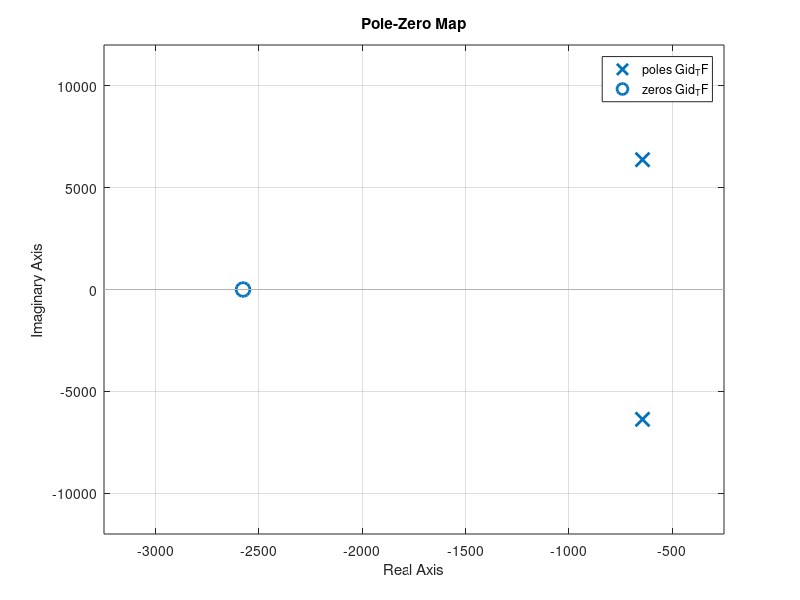
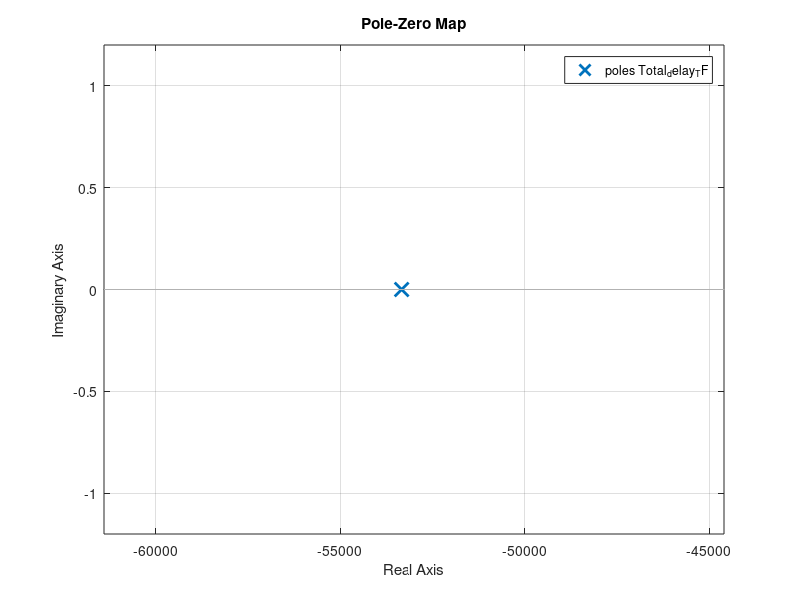
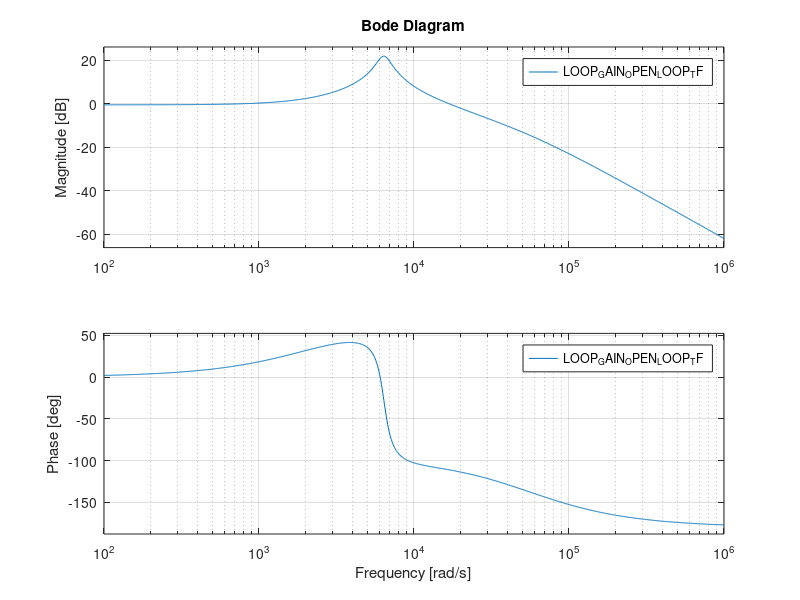

Recreate these plots in MATLAB, in order.
clc;
clear all;
close all
%syms  kp ki Immp D_cycle D_prime s Vout Gdo Ggo Wz Q Wo Rout Cout vg_hat L ZC ZR ZL Z_CR  Iout vout_hat L_ESR d_hat I Ztotal_series V_q I_q 
  
%%%%%%%%%%%%%%%%%$%%%%%%%%%%%%%%%%%%%%%%%%%%%%%%%%%%%%%%%%%%%%%%%%%%%%%%%%%%%%%%%%%%%%%%%%%
  

       %%%%%%%%%%%%%%% ARNOLD ALWAYS SYNCHRONISE VARIABLES%%%%%%%%%%%%%%%%%%


%%%%%%%%%%%%%%%%%%%%%%%%%%%%%%%%%%%%%%%%%%%%%%%%%%%%%%%%%%%%%%%%%%%%%%%%%%%%%%%%%%%%%%%%%%%%%%%%%%%%%%%%
%INITIALISAZTION AND ASSIGNMENT OF VARIABLES 

Vmppt = 17.6 ;  
Imppt = 3.69  ;
Vout = 60;
Rmppt = Vmppt/Imppt;
Rboost = Rmppt;

fs = 80e3  ;
Ts = 1/fs ;
  
Rout = Rboost/((Vmppt/Vout)^2 )

D_cycle= 1- (sqrt(Rboost/Rout))
D_prime = 1-D_cycle;

Cout= 14e-06 ;
L_ESR=1.38e-3;
L = 150e-06;

I_q =Imppt;


fo = (D_prime)/(2*pi*sqrt(L*Cout))    %Resonant Freq
Wo = (D_prime)/(sqrt(L*Cout)) 

Zeta = L*Wo/(2*Rout*(D_prime)^2)  % The L_eff seen = L/Dprime^2    thats why we have the Dprime appering in teh Damping Ratio Equation  
 
Wd = Wo*sqrt(1-Zeta^2)

f_RHPZ_hz = (Rout*(D_prime)^2)/(2*pi*L)
f_RHPZ_rad = (Rout*(D_prime)^2)/(L)

%%%%%%%%%%%%%%%%%%%%%%%%%%%%%%%%%%%%%%%%%%%%%%%%%%%%%%%%%%%%%%%%%%%%%%%%%%%%
%Time constants and GAIN values

TL_2=L/Rout*(D_prime)^2
T_L = L/L_ESR       %  *(D_prime)^2;
T_C = Rout*Cout;
Kp_L=0.001;
Ki_L= Kp_L/T_L; 

TAU_EXP = 1/(1.0e+04 * 0.0556)



%%%%%%%%%%%%%%%%%%%%%%%%%%%%%%%%%%%%%%%%%%%%%%%%%%%%%%%%%%%%%%%%%%%%%%%%%%%



% Gc_id_wthout_kp_num = [T_L 1];
% Gc_id_wthout_kp_den = [T_L];
% Gc_id_wthout_kp_TF = tf(Gc_id_wthout_kp_num, Gc_id_wthout_kp_den )

% figure('Name','Bode For Gc_id_TF ')
% bode(Gc_id_TF)
% figure('Name','Root Locus For Gc_id_TF ')
% rlocus(Gc_id_TF)
% figure('Name','pzmap For Gc_id_TF ')
% pzmap(Gc_id_TF )    %poles and zeros 
% figure('Name','Nyquist For Gc_id_TF ')
% nyquist(Gc_id_TF )



%%%%%%%%%%%%%%%%%%%%%%%%%%%%%%%%%%%%%%%%%%%%%%%%%%%%%%%%%%%%%%%%%%%%%%%%%%%
%Duty to Inductor Current Transfer Functions 



%Gid_num = [Vout*Cout     Vout/Rout+D_prime*I_q ];
%Gid_den =  [Cout*L    L/Rout  D_prime^2];
%Gid_TF = tf(Gid_num , Gid_den)


Gid_main = 2*Vout/((1-D_cycle)^2*Rout)
Gid_num = [Gid_main*(Rout*Cout/2)  Gid_main];
Gid_den = [L*Cout/(1-D_cycle)^2  L/(Rout*(1-D_cycle)^2)  1 ];
Gid_TF =tf(Gid_num , Gid_den)


%step(Gid_TF)




% step(Gid_TF)
% figure('Name','Bode For Gid_TF')
% bode(Gid_TF)
%figure('Name','Root Locus For Gid_TF ')
 %rlocus(Gid_TF )
 figure('Name','pzmap For Gid_TF ')
 pzmap(Gid_TF )    %poles and zeros 
% figure('Name','Nyquist For  Gid_TF ')
% nyquist(Gid_TF )
% grid on 

%%%%%%%%%%%%%%%%%%%%%%%%%%%%%%%%%%%%%%%%%%%%%%%%%%%%%%%%%%%%%%%%%%%%%%%%%%%
%%%%%%%%%%%%%%%%%%%%%%%%%%%%%%%%%%%%%%%%%%%%%%%%%%%%%%%%%%%%%%%%%%%%%%%%%%%
%Delays

Total_delay_num = [ 1]
Total_delay_den = [1.5*Ts  1]
Total_delay_TF = tf(Total_delay_num, Total_delay_den);


% figure('Name','Bode For Total_delay_TF')
% bode(Total_delay_TF)
% figure('Name','Root Locus For Total_delay_TF ')
% rlocus(Total_delay_TF)
 figure('Name','pzmap For Total_delay_TF ')
pzmap(Total_delay_TF )    %poles and zeros 
% figure('Name','Nyquist For  Total_delay_TF ')
% nyquist(Total_delay_TF )
% grid on 


% controlSystemDesigner(Gid_TF_Total_delay)
% pole(Gid_TF_Total_delay)
% zero(Gid_TF_Total_delay)
%%%%%%%%%%%%%%%%%%%%%%%%%%%%%%%%%%%%%%%%%%%%%%%%%%%%%%%%%%%%%%%%%%%%%%%%%%%
%Controller 

kp = 0.0376;
ki =0; 

Gc_id_TF_num = [kp ki]
Gc_id_TF_den = [1 0]
Gc_id_TF = tf(Gc_id_TF_num, Gc_id_TF_den);

%-
% ,pzmap(Gc_id_TF)

%%%%%%%%%%%%%%%%%%%%%%%%%%%%%%%%%%%%%%%%%%%%%%%%%%%%%%%%%%%%%%%%%%%%%%%%%%%
%Gid Combined with delay 

Gid_TF_Total_delay = Gid_TF*Total_delay_TF;

k= 0:0.0001:25;

% Gid_Controller = PI_TF*Gid_TF
%Gid_Controller= simplifyFraction(Vout*Cout*s  + Vout/Rout+D_prime*I_q / (Cout*L*s^2 + s^2*L/Rout +D_prime^2 ))


% figure('Name','Root Locus For   For Gid + Total_delay_TF ')
% rlocus( Gid_TF_Total_delay,k)
% figure('Name','Bode For   For Gid + Total_delay_TF ')
% bode( Gid_TF_Total_delay)
% 
%figure('Name','Step For   For Gid + Total_delay_TF + Gc_id_TF ')
%step(Gid_TF_Total_delay*Gc_id_TF ) 
% figure
% step(Gid_TF_Total_delay ) 
% figure
% pzmap(Gid_TF_Total_delay )
% controlSystemDesigner(Gid_TF_Total_delay )
%%%%%%%%%%%%%%%%%%%%%%%%%%%%%%%%%%%%%%%%%%%%%%%%%%%%%%%%%%%%%%%%%%%%%%%%%%%







%%%%%%%%%%%%%%%%%%%%%%%%%%%%%%%%%%%%%%%%%%%%%%%%%%%%%%%%%%%%%%%%%%%%%%%%%%%%
%Open and Closed Loop Gain 


LOOP_GAIN_OPEN_LOOP_TF = Gc_id_TF*Gid_TF*Total_delay_TF ;
% 
% 
CLOSED_LOOP_TF= LOOP_GAIN_OPEN_LOOP_TF /(1 + LOOP_GAIN_OPEN_LOOP_TF);
% 
% 
figure('Name','Bode For Open Loop Gain ')
bode(LOOP_GAIN_OPEN_LOOP_TF )
% 
 % figure('Name','Bode For Closed Loop Gain ')
 % bode(CLOSED_LOOP_TF )

%%%%%%%%%%%%%%%%%%%%%%%%%%%%%%%%%%%%%%%%%%%%%%%%%%%%%%%%%%%%%%%%%%%%%%%%%%%







%%%%%%%%%%%%%%%%%%%%%%%%%%%%%%%%%%%%%%%%%%%%%%%%%%%%%%%%%%%%%%%%%%%%%%%%%%%%
%Keywords from toolbox

% figure
% rlocus(H)
% figure
% pzmap(H)    %poles and zeros 
% figure 
% nyquist(H)
% grid on 
%%%%%%%%%%%%%%%%%%%%%%%%%%%%%%%%%%%%%%%%%%%%%%%%%%%%%%%%%%%%%%%%%%%%%%%%%%%
